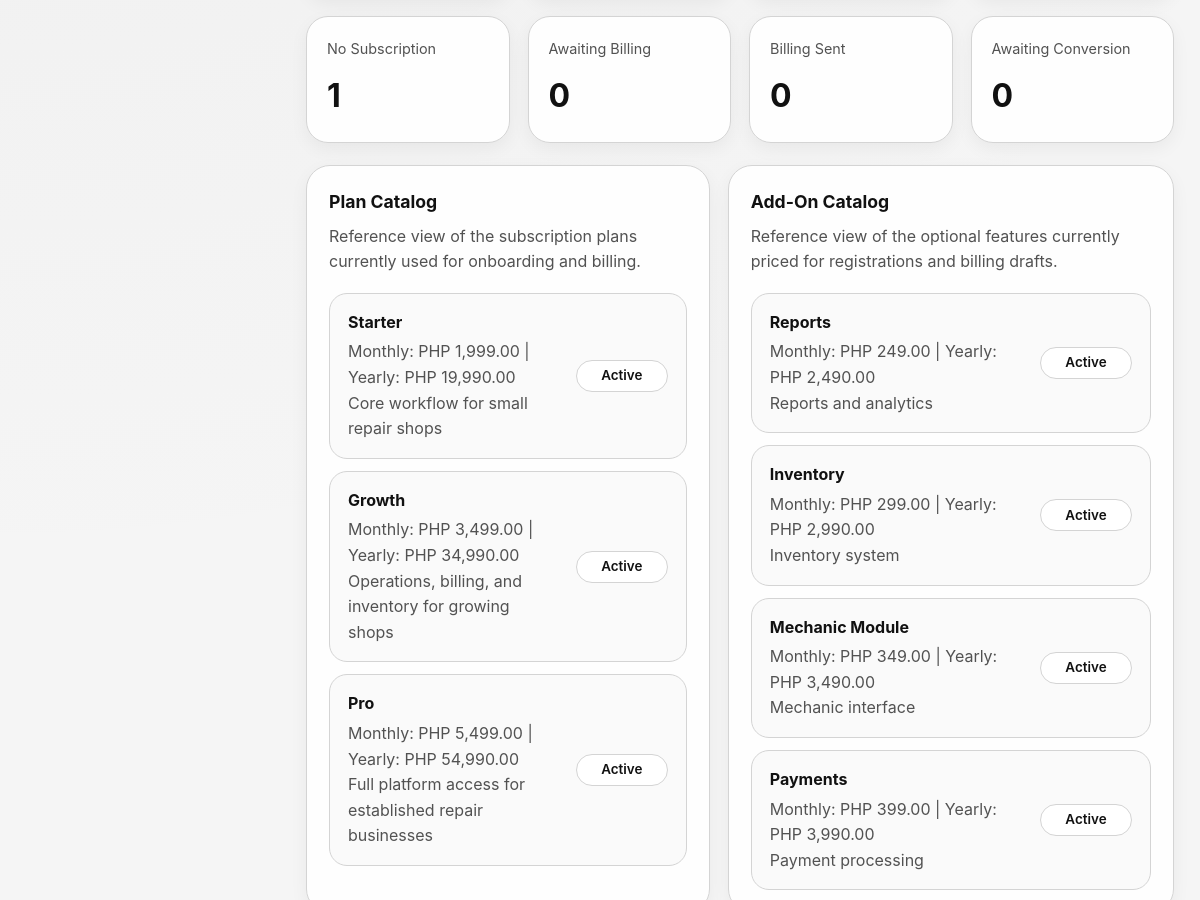
Before: /superadmin/dashboard.php (signed in, middle part) with the older database file.
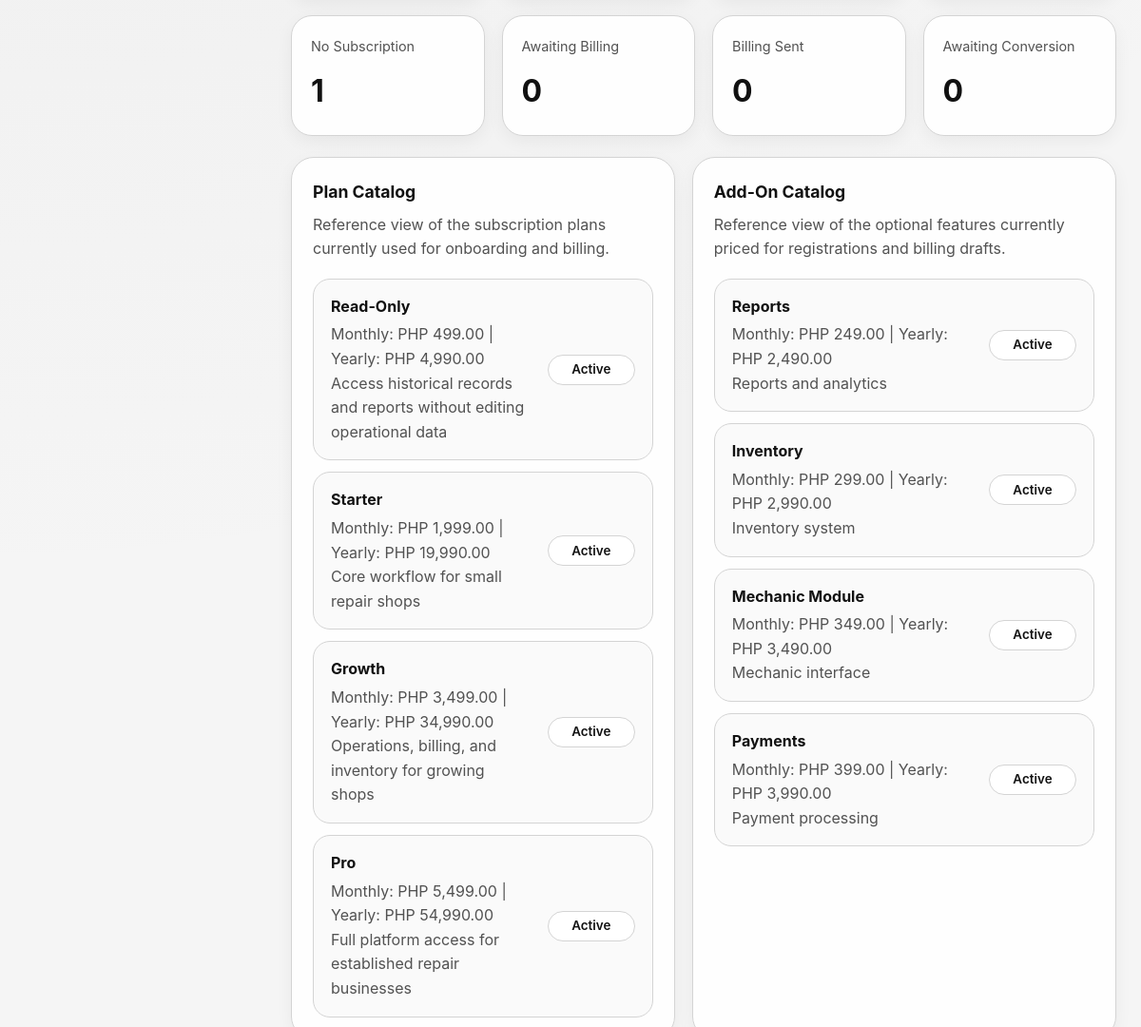
After: the same page with the newer database file.
### tables this page shows
CREATE TABLE `features` (
  `feature_id` int(11) NOT NULL,
  `feature_name` varchar(100) NOT NULL,
  `description` varchar(255) DEFAULT NULL
);

CREATE TABLE `subscription_plans` (
  `plan_id` int(11) NOT NULL,
  `plan_name` varchar(100) NOT NULL,
  `monthly_price` decimal(10,2) NOT NULL DEFAULT 0.00,
  `yearly_price` decimal(10,2) DEFAULT NULL,
  `description` varchar(255) DEFAULT NULL,
  `is_active` tinyint(1) NOT NULL DEFAULT 1,
  `created_at` timestamp NOT NULL DEFAULT current_timestamp()
);

CREATE TABLE `feature_pricing` (
  `feature_pricing_id` int(11) NOT NULL,
  `feature_id` int(11) NOT NULL,
  `monthly_addon_price` decimal(10,2) NOT NULL DEFAULT 0.00,
  `yearly_addon_price` decimal(10,2) DEFAULT NULL,
  `is_active` tinyint(1) NOT NULL DEFAULT 1
);

### superadmin/dashboard.php (the view, shortened to what this page needs)
<?php
$selectedTenantId = (int) ($_GET['tenant_id'] ?? 0);
$planCatalog = [];
$addonCatalog = [];
$summary = [
    'tenants' => 0,
    'active_tenants' => 0,
    'inactive_tenants' => 0,
    'enabled_feature_links' => 0,
    'subscriptions' => 0,
    'subscription_attention' => 0,
    'subscriptions_due_soon' => 0,
    'tenants_without_subscription' => 0,
    'pending_registrations' => 0,
    'awaiting_billing_registrations' => 0,
    'billing_sent_registrations' => 0,
    'awaiting_conversion_registrations' => 0,
    'active_tenants_without_enabled_features' => 0,
    'registration_billing_mismatches' => 0,
];
try {
    $pdo = Database::getInstance();
    foreach ($summaryQueries as $key => $sql) {
        $summary[$key] = (int) $pdo->query($sql)->fetchColumn();
    }
    $planCatalog = $pdo->query("
        SELECT
            plan_id,
            plan_name,
            monthly_price,
            yearly_price,
            description,
            is_active
        FROM subscription_plans
        ORDER BY monthly_price ASC, plan_name ASC
    ")->fetchAll();
    $addonCatalog = $pdo->query("
        SELECT
            f.feature_name,
            f.description,
            fp.monthly_addon_price,
            fp.yearly_addon_price,
            fp.is_active
        FROM feature_pricing fp
        INNER JOIN features f ON f.feature_id = fp.feature_id
        ORDER BY fp.monthly_addon_price ASC, f.feature_name ASC
    ")->fetchAll();
    $tenantSql = "
        SELECT
            t.tenant_id,
            t.business_name,
            t.status,
            (
                SELECT s.plan
                FROM subscriptions s
                WHERE s.tenant_id = t.tenant_id
                ORDER BY s.subscription_id DESC
                LIMIT 1
            ) AS current_plan,
            (
                SELECT s.status
                FROM subscriptions s
                WHERE s.tenant_id = t.tenant_id
                ORDER BY s.subscription_id DESC
                LIMIT 1
            ) AS current_subscription_status,
            (
                SELECT s.start_date
                FROM subscriptions s
                WHERE s.tenant_id = t.tenant_id
                ORDER BY s.subscription_id DESC
                LIMIT 1
            ) AS current_subscription_start_date,
            (
                SELECT s.end_date
                FROM subscriptions s
                WHERE s.tenant_id = t.tenant_id
                ORDER BY s.subscription_id DESC
                LIMIT 1
            ) AS current_subscription_end_date,
            (
                SELECT COUNT(*)
                FROM users u
                WHERE u.tenant_id = t.tenant_id
                  AND u.status = 'active'
            ) AS active_users
        FROM tenants t
        WHERE 1 = 1
    ";
    $tenantParams = [];
    $tenantSql .= "
        ORDER BY t.business_name ASC
    ";
    $tenantStmt = $pdo->prepare($tenantSql);
    $tenantStmt->execute($tenantParams);
    $tenants = $tenantStmt->fetchAll();
    if ($selectedTenantId === 0 && !empty($tenants)) {
        $selectedTenantId = (int) $tenants[0]['tenant_id'];
    }
    if ($selectedTenantId > 0) {
        $featureStmt = $pdo->prepare("
            SELECT
                f.feature_id,
                f.feature_name,
                f.description,
                COALESCE(tf.is_enabled, 0) AS is_enabled
            FROM features f
            LEFT JOIN tenant_features tf
                ON tf.feature_id = f.feature_id
               AND tf.tenant_id = :tenant_id
            ORDER BY f.feature_name ASC
        ");
        $featureStmt->execute(['tenant_id' => $selectedTenantId]);
        $features = $featureStmt->fetchAll();
    }
} catch (PDOException $e) {
    $errorMessage = 'Unable to load super admin dashboard: ' . $e->getMessage();
}
?>
<!DOCTYPE html>
<html lang="en" data-theme="light">
<head>
    <link rel="stylesheet" href="../assets/css/styles.css">
</head>
<body class="page-shell">
    <div class="dashboard">
        <main class="dashboard-main">
            <section class="dashboard-grid">
                <article class="metric-card">
                    <span>No Subscription</span>
                    <h3><?= number_format($summary['tenants_without_subscription']) ?></h3>
                </article>
                <article class="metric-card">
                    <span>Awaiting Billing</span>
                    <h3><?= number_format($summary['awaiting_billing_registrations']) ?></h3>
                </article>
                <article class="metric-card">
                    <span>Billing Sent</span>
                    <h3><?= number_format($summary['billing_sent_registrations']) ?></h3>
                </article>
                <article class="metric-card">
                    <span>Awaiting Conversion</span>
                    <h3><?= number_format($summary['awaiting_conversion_registrations']) ?></h3>
                </article>
            </section>
            <section class="content-grid superadmin-grid">
                <article class="content-card">
                    <h3>Plan Catalog</h3>
                    <p>Reference view of the subscription plans currently used for onboarding and billing.</p>
                    <?php if (!empty($planCatalog)): ?>
                        <div class="dashboard-list">
                            <?php foreach ($planCatalog as $plan): ?>
                                <div class="dashboard-list-item">
                                    <div>
                                        <strong><?= htmlspecialchars($plan['plan_name'], ENT_QUOTES, 'UTF-8') ?></strong>
                                        <p>
                                            Monthly: PHP <?= number_format((float) $plan['monthly_price'], 2) ?>
                                            | Yearly: PHP <?= number_format((float) $plan['yearly_price'], 2) ?>
                                        </p>
                                        <p><?= htmlspecialchars($plan['description'] ?: 'No plan description provided.', ENT_QUOTES, 'UTF-8') ?></p>
                                    </div>
                                    <span class="status-chip <?= (int) $plan['is_active'] === 1 ? 'status-active' : 'status-inactive' ?>">
                                        <?= (int) $plan['is_active'] === 1 ? 'Active' : 'Inactive' ?>
                                    </span>
                                </div>
                            <?php endforeach; ?>
                        </div>
                    <?php else: ?>
                        <div class="table-placeholder">No subscription plans are configured yet.</div>
                    <?php endif; ?>
                </article>
                <article class="content-card">
                    <h3>Add-On Catalog</h3>
                    <p>Reference view of the optional features currently priced for registrations and billing drafts.</p>
                    <?php if (!empty($addonCatalog)): ?>
                        <div class="dashboard-list">
                            <?php foreach ($addonCatalog as $addon): ?>
                                <div class="dashboard-list-item">
                                    <div>
                                        <strong><?= htmlspecialchars(ucwords(str_replace('_', ' ', $addon['feature_name'])), ENT_QUOTES, 'UTF-8') ?></strong>
                                        <p>
                                            Monthly: PHP <?= number_format((float) $addon['monthly_addon_price'], 2) ?>
                                            | Yearly: PHP <?= number_format((float) $addon['yearly_addon_price'], 2) ?>
                                        </p>
                                        <p><?= htmlspecialchars($addon['description'] ?: 'No add-on description provided.', ENT_QUOTES, 'UTF-8') ?></p>
                                    </div>
                                    <span class="status-chip <?= (int) $addon['is_active'] === 1 ? 'status-active' : 'status-inactive' ?>">
                                        <?= (int) $addon['is_active'] === 1 ? 'Active' : 'Inactive' ?>
                                    </span>
                                </div>
                            <?php endforeach; ?>
                        </div>
                    <?php else: ?>
                        <div class="table-placeholder">No add-on pricing is configured yet.</div>
                    <?php endif; ?>
                </article>
            </section>
        </main>
    </div>
</body>
</html>

### assets/css/base.css (style rules this page uses)
html { scroll-behavior: smooth; }
body { font-family: "Inter", "Segoe UI", Arial, sans-serif; background: var(--bg); color: var(--text); line-height: 1.6; transition: background var(--transition), color var(--transition); }
.page-shell { min-height: 100vh; background: radial-gradient(circle at top left, rgba(127, 127, 127, 0.08), transparent 28%), radial-gradient(circle at bottom right, rgba(127, 127, 127, 0.06), transparent 24%), var(--bg); }

### assets/css/admin.css (style rules this page uses)
.dashboard-main { padding: 26px; }
.dashboard-grid { display: grid; gap: 18px; grid-template-columns: repeat(4, 1fr); margin-bottom: 22px; }
.metric-card { padding: 20px; border-radius: 22px; border: 1px solid var(--border); background: color-mix(in srgb, var(--bg-soft) 94%, transparent); box-shadow: var(--shadow-soft); }
.metric-card span { display: block; color: var(--text-soft); font-size: 0.9rem; margin-bottom: 10px; }
.metric-card h3 { font-size: 2rem; letter-spacing: -0.04em; }
.content-card { padding: 22px; border-radius: 24px; border: 1px solid var(--border); background: color-mix(in srgb, var(--bg-soft) 94%, transparent); box-shadow: var(--shadow-soft); }
.content-card h3 { margin-bottom: 8px; font-size: 1.1rem; }
.content-card p { color: var(--text-soft); }
.content-grid { display: grid; grid-template-columns: 1.1fr 0.9fr; gap: 18px; }
.dashboard-list { display: grid; gap: 12px; margin-top: 18px; }
.dashboard-list-item { display: flex; align-items: center; justify-content: space-between; gap: 16px; padding: 16px 18px; border: 1px solid var(--border); border-radius: 18px; background: var(--bg-elevated); }
.dashboard-list-item strong { display: block; margin-bottom: 4px; }
.dashboard-list-item p { margin: 0; color: var(--text-soft); }
.status-chip { display: inline-flex; align-items: center; justify-content: center; min-width: 92px; height: 32px; padding: 0 12px; border-radius: 999px; border: 1px solid var(--border); background: var(--bg-soft); font-size: 0.84rem; font-weight: 600; }
.superadmin-grid { grid-template-columns: 0.95fr 1.05fr; }

Changed rows visible on the page:
added subscription_plans: plan_name "Read-Only", monthly_price "499.00", yearly_price "4,990.00", description "Access historical records and reports without editing operational data", is_active "Active"
